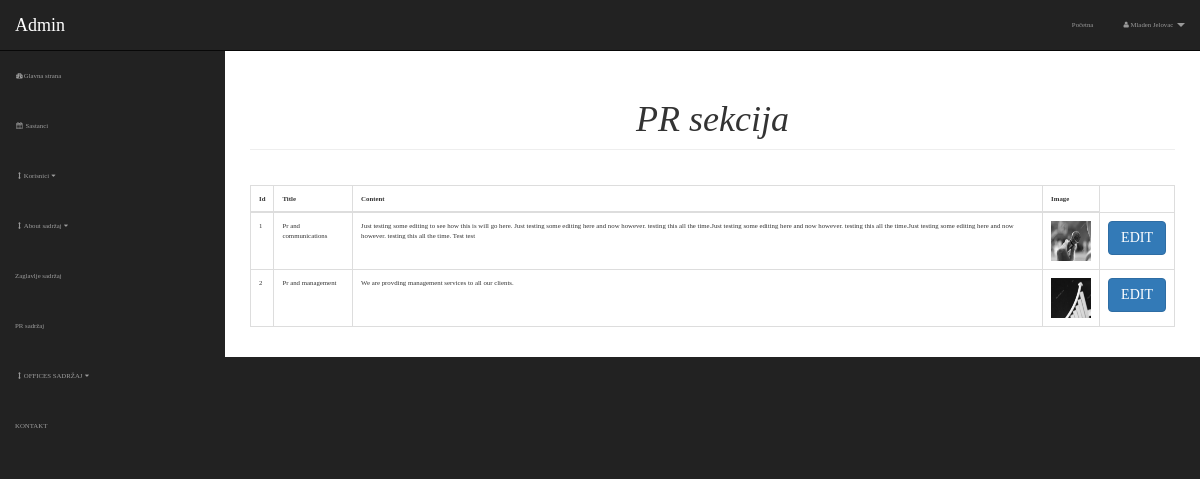
The page /admin/pr.php (signed in) on the database its author committed.
### tables this page shows
CREATE TABLE `pr` (
  `pr_id` int(3) NOT NULL,
  `pr_title` varchar(255) NOT NULL,
  `pr_content` varchar(1200) NOT NULL,
  `pr_image` text NOT NULL
);

### admin/includes/view-pr.php (the view)
<table class="table table-bordered table-hover printit" style="margin-top: 35px !important;">
                        <thead>
                             <th>Id</th>
                             <th>Title</th>
                             <th>Content</th>
                             <th>Image</th>
                        </thead>
                        <tbody>
                             <?php
                                     $query = "select * from pr";
                                     $select = mysqli_query($connection, $query);
                                     while($row = mysqli_fetch_assoc($select)){
                                       $pr_id = $row['pr_id'];
                                       $pr_title = $row['pr_title'];
                                       $pr_content = $row['pr_content'];
                                       $pr_image = $row['pr_image'];
                                      echo "<tr>";
                                       echo "<td>$pr_id</td>";
                                       echo "<td>$pr_title</td>";
                                       echo "<td>$pr_content</td>";
                                       echo "<td><img alt='pr' height='40' width='40' src='../img/$pr_image'></td>";
                                       echo "<td ><a class='btn btn-primary' href='pr.php?option=edit&pr_id=$pr_id'>EDIT</a></td>";
                                    echo "</tr>";
                                     }
                                ?>
                       </tbody>
</table>

### admin/css/sb-admin.css (style rules this page uses)
body { margin-top: 100px; background-color: #222; }
@media (min-width:768px) { body { margin-top: 50px; } }

### style/style.css (style rules this page uses)
:root { --color-primary: rgba(31,31,31); --color-secondary: rgba(255,198,39); }
* { padding: 0; margin: 0; box-sizing: border-box; }
body { font-family: 'Montserrat Regular', fira-sans; font-size: 68%; }

### admin/includes/header.php (style rules this page uses)
body, .not_shown { visibility: hidden; }
.printit { visibility: visible; }

### rows shown on the page
pr: pr_id "1", pr_title "Pr and communications", pr_content "Just testing some editing to see how this is will go here. Just testing some editing here and now however. testing this all the time.Just testing some editing here and now however. testing this all the time.Just testing some editing here and now however. testing this all the time. Test test", pr_image (picture)
pr: pr_id "2", pr_title "Pr and management", pr_content "We are provding management services to all our clients.", pr_image (picture)

### other values the page prints
$_SESSION['firstname'] "Mladen"
$_SESSION['lastname'] "Jelovac"
